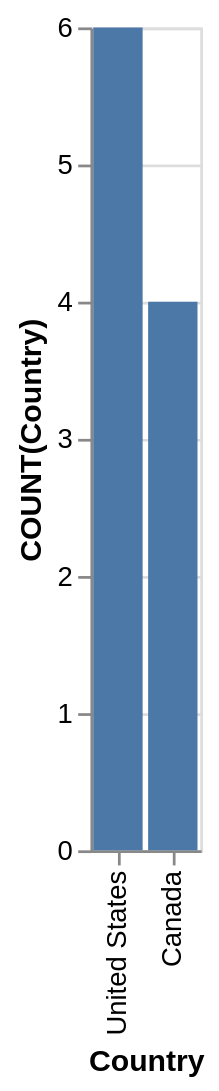

Express this chart as Vega-Lite.
### Vega-Lite specification from a JSON file in a GitHub repository (floating-point values rounded to 4 significant figures)
{"data": {"values": [{"x_data": "United States", "y_data": 6}, {"x_data": "Canada", "y_data": 4}]}, "mark": "bar", "encoding": {"x": {"field": "x_data", "type": "nominal", "title": "Country", "sort": "descending"}, "y": {"field": "y_data", "type": "quantitative", "title": "COUNT(Country)"}}}
